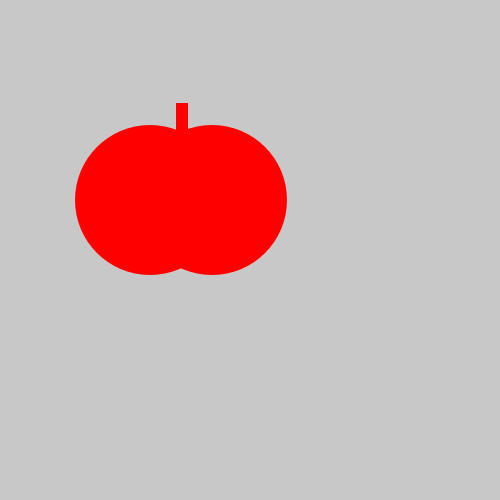
Frame 1 (no input)
Frame 60 (the mouse pressed at the canvas centre just before this capture): identical to frame 1, image omitted
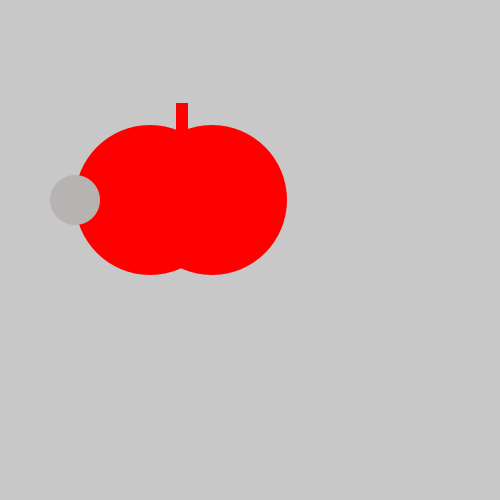
Frame 120 (the mouse held since frame 60 and released just before this capture)

The Processing sketch that drew these frames (run headless with seeded random() and noise(); from frame 60 on, the mouse is pressed at the canvas centre):

// Processing sketch: tasty_tomato
// ── tasty_tomato.pde
void setup() {
    size(500, 500);
}
void draw() {
    fill(#FF0000); 
  background(200, 200, 200);
    noStroke();
    ellipse(150, 200, 150, 150);
    ellipse(212, 200, 150, 150);
    rect(176, 103, 12, 32);
    fill(#B7B3B3); 
  if(mousePressed){
    ellipse(75,200,50,50); 
  }
    
    
    
}
